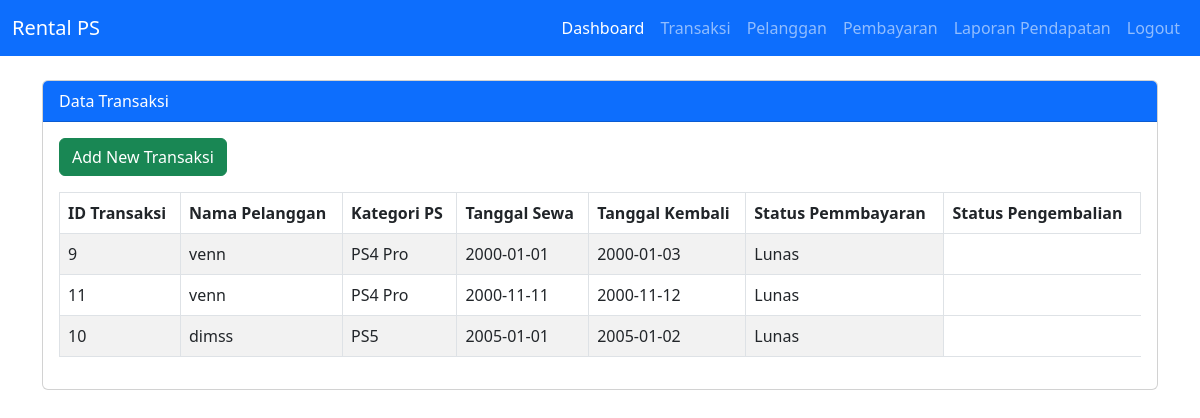
Page /transaksi.php on the committed database.
### tables this page shows
CREATE TABLE `transaksi` (
  `id_transaksi` int(11) NOT NULL,
  `id_pelanggan` int(11) DEFAULT NULL,
  `id_playstation` int(11) DEFAULT NULL,
  `tanggal_sewa` date DEFAULT NULL,
  `tanggal_kembali` date DEFAULT NULL,
  `status` varchar(20) DEFAULT NULL
);

CREATE TABLE `pelanggan` (
  `id_pelanggan` int(11) NOT NULL,
  `nama` varchar(50) DEFAULT NULL,
  `alamat` varchar(100) DEFAULT NULL,
  `email` varchar(50) DEFAULT NULL,
  `no_telepon` varchar(15) DEFAULT NULL
);

CREATE TABLE `playstation` (
  `id_playstation` int(11) NOT NULL,
  `kategori` varchar(50) DEFAULT NULL,
  `harga_sewa` decimal(10,2) DEFAULT NULL
);

### transaksi.php (the view, shortened to what this page needs)
<!DOCTYPE html>
<html lang="en">
<head>
    <link href="https://cdn.jsdelivr.net/npm/bootstrap@5.3.0/dist/css/bootstrap.min.css" rel="stylesheet">
</head>
<body>
<?php include 'config/db.php'; ?>
<?php include 'navbar.php'; ?>
<div class="container mt-4">
    <div class="card">
        <div class="card-header bg-primary text-white">Data Transaksi</div>
        <div class="card-body">
            <a href="add_transaksi.php" class="btn btn-success mb-3">Add New Transaksi</a>
            <table class="table table-bordered table-striped">
                <thead>
                    <tr>
                        <th>ID Transaksi</th>
                        <th>Nama Pelanggan</th>
                        <th>Kategori PS</th>
                        <th>Tanggal Sewa</th>
                        <th>Tanggal Kembali</th>
                        <th>Status Pemmbayaran</th>
                        <th>Status Pengembalian</th>
                    </tr>
                </thead>
                <tbody>
                    <?php
                    $sql = "SELECT t.*, p.nama AS pelanggan_nama, ps.kategori AS playstation_kategori
                            FROM Transaksi t
                            JOIN Pelanggan p ON t.id_pelanggan = p.id_pelanggan
                            JOIN Playstation ps ON t.id_playstation = ps.id_playstation
                            ORDER BY t.tanggal_sewa";
                    $result = $conn->query($sql);
                    if ($result->num_rows > 0) {
                        while ($row = $result->fetch_assoc()) {
                            echo "<tr>
                                <td>{$row['id_transaksi']}</td>
                                <td>{$row['pelanggan_nama']}</td>
                                <td>{$row['playstation_kategori']}</td>
                                <td>{$row['tanggal_sewa']}</td>
                                <td>{$row['tanggal_kembali']}</td>
                                <td>{$row['status']}</td>
                            </tr>";
                        }
                    } else {
                        echo "<tr><td colspan='5'>No transactions found</td></tr>";
                    }
                    ?>
                </tbody>
            </table>
        </div>
    </div>
</div>
</body>
</html>

### navbar.php (shortened to what this page needs)
<nav class="navbar navbar-expand-lg navbar-dark bg-primary">
        <div class="container-fluid">
            <a class="navbar-brand" href="#">Rental PS</a>
            <div class="collapse navbar-collapse" id="navbarNav">
                <ul class="navbar-nav ms-auto">
                    <li class="nav-item"><a class="nav-link active" href="index.php">Dashboard</a></li>
                    <li class="nav-item"><a class="nav-link" href="transaksi.php">Transaksi</a></li>
                    <li class="nav-item"><a class="nav-link" href="pelanggan.php">Pelanggan</a></li>
                    <li class="nav-item"><a class="nav-link" href="add_pembayaran.php">Pembayaran</a></li>
                    <li class="nav-item"><a class="nav-link" href="pendapatan.php">Laporan Pendapatan</a></li>
                    <li class="nav-item"><a class="nav-link" href="logout.php">Logout</a></li>
                </ul>
            </div>
        </div>
    </nav>

### rows in the picture
transaksi: id_transaksi "9", id_pelanggan.nama "venn", id_playstation.kategori "PS4 Pro", tanggal_sewa "2000-01-01", tanggal_kembali "2000-01-03", status "Lunas"
transaksi: id_transaksi "11", id_pelanggan.nama "venn", id_playstation.kategori "PS4 Pro", tanggal_sewa "2000-11-11", tanggal_kembali "2000-11-12", status "Lunas"
transaksi: id_transaksi "10", id_pelanggan.nama "dimss", id_playstation.kategori "PS5", tanggal_sewa "2005-01-01", tanggal_kembali "2005-01-02", status "Lunas"
